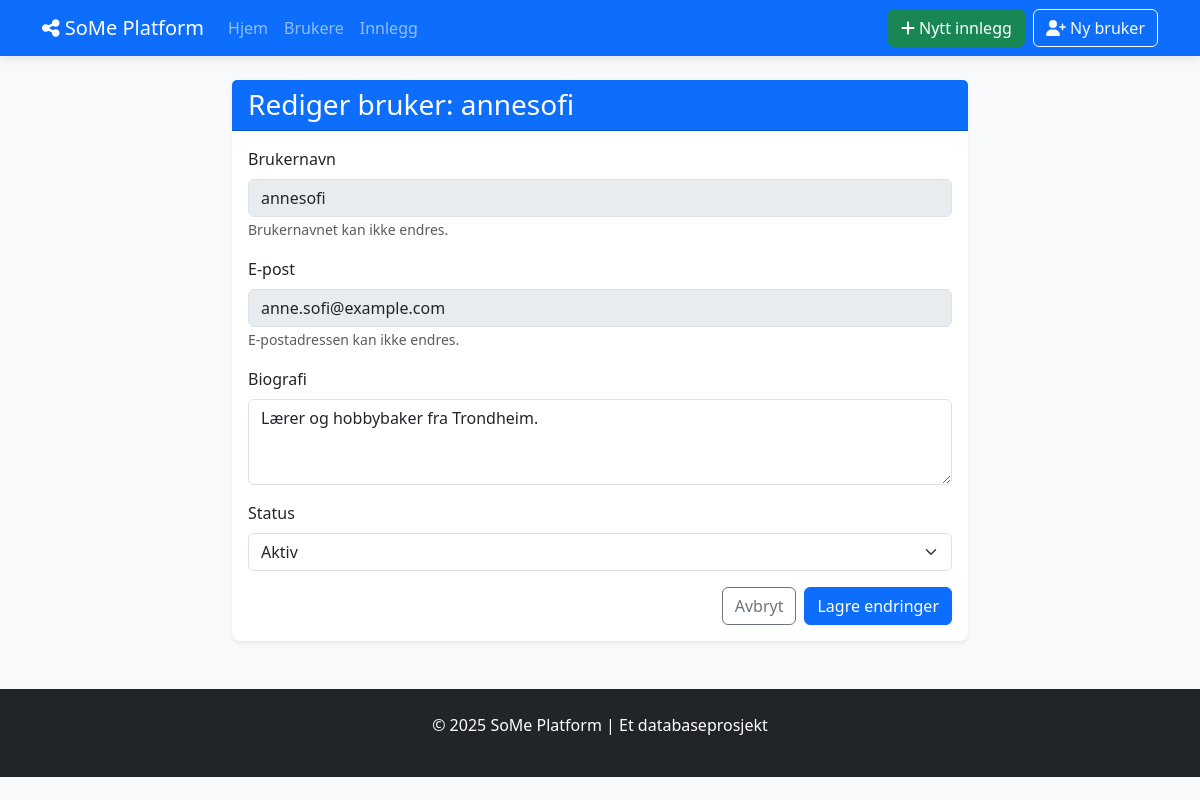
Before: /users/4/edit with the older database file.
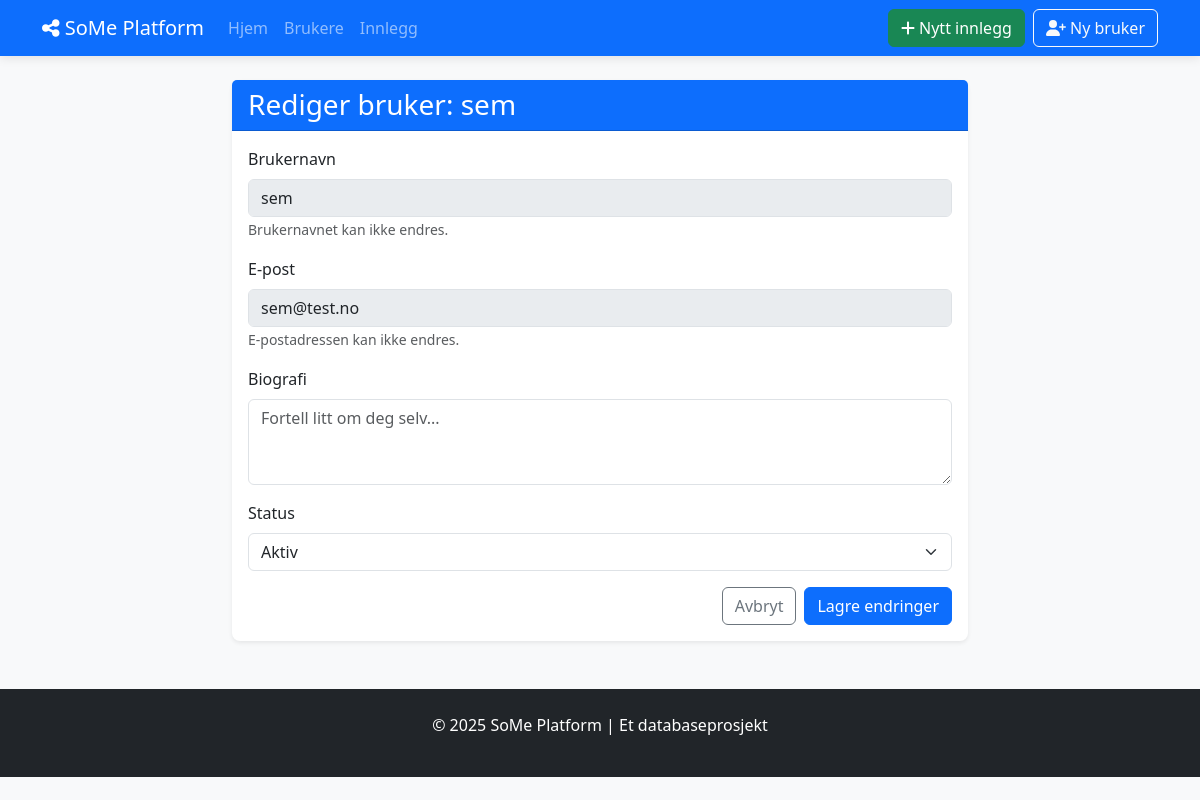
After: the same page with the newer database file.
### tables this page shows
CREATE TABLE BRUKERE (
            bruker_id INTEGER PRIMARY KEY AUTOINCREMENT,
            brukernavn TEXT NOT NULL UNIQUE,
            epost TEXT NOT NULL UNIQUE,
            passord_hash TEXT NOT NULL,
            profilbilde TEXT,
            bio TEXT,
            registrerings_dato DATE NOT NULL DEFAULT CURRENT_DATE,
            fødselsdato DATE,
            status TEXT DEFAULT 'aktiv'
        );

### social_media_app/app.py (the view)
@app.route('/users/<int:user_id>/edit', methods=['GET'])
def show_edit_user(user_id):
    with Database() as db:
        user = db.fetchone("SELECT * FROM BRUKERE WHERE bruker_id = ?", (user_id,))
        user = format_date_fields(user, ['registrerings_dato', 'fødselsdato'])
    if user:
        return render_template('users/edit.html', user=user)
    flash('User not found', 'danger')
    return redirect(url_for('list_users'))

### social_media_app/app.py (called while the page is built)
def format_date_fields(item, date_fields=None):
    if not item:
        return None
    if not isinstance(item, dict):
        item = dict(item)
    if date_fields:
        for field in date_fields:
            if field in item and item[field]:
                try:
                    if 'T' in item[field]:  # ISO format
                        item[field] = datetime.fromisoformat(item[field].replace('Z', '+00:00'))
                    else:  # SQLite default format
                        item[field] = datetime.strptime(item[field], '%Y-%m-%d %H:%M:%S')
                except (ValueError, TypeError):
                    try:
                        item[field] = datetime.strptime(item[field], '%Y-%m-%d')
                    except (ValueError, TypeError):
                        pass  # Keep original if parsing fails
    return item

### social_media_app/db_config.py (called while the page is built)
    def __enter__(self):
        return self

    def __exit__(self, exc_type, exc_val, exc_tb):
        self.cursor.close()
        if self.conn:
            self.conn.close()

    def fetchone(self, sql, params=None):
        self.cursor.execute(sql, params or ())
        return self.cursor.fetchone()

### social_media_app/templates/users/edit.html (shortened to what this page needs)
{% extends "base.html" %}
{% block content %}
<div class="row justify-content-center">
    <div class="col-md-8">
        <div class="card shadow-sm">
            <div class="card-header bg-primary text-white">
                <h1 class="h3 mb-0">Rediger bruker: {{ user.brukernavn }}</h1>
            </div>
            <div class="card-body">
                <form action="{{ url_for('edit_user', user_id=user.bruker_id) }}" method="post">
                    <div class="mb-3">
                        <label for="brukernavn" class="form-label">Brukernavn</label>
                        <input type="text" class="form-control" id="brukernavn" value="{{ user.brukernavn }}" disabled>
                        <small class="text-muted">Brukernavnet kan ikke endres.</small>
                    </div>
                    <div class="mb-3">
                        <label for="epost" class="form-label">E-post</label>
                        <input type="email" class="form-control" id="epost" value="{{ user.epost }}" disabled>
                        <small class="text-muted">E-postadressen kan ikke endres.</small>
                    </div>
                    <div class="mb-3">
                        <label for="bio" class="form-label">Biografi</label>
                        <textarea class="form-control" id="bio" name="bio" rows="3"
                                  placeholder="Fortell litt om deg selv...">{{ user.bio or '' }}</textarea>
                    </div>
                    <div class="mb-3">
                        <label for="status" class="form-label">Status</label>
                        <select class="form-select" id="status" name="status">
                            <option value="aktiv" {% if user.status == 'aktiv' %}selected{% endif %}>Aktiv</option>
                        </select>
                    </div>
                    <div class="d-grid gap-2 d-md-flex justify-content-md-end">
                        <a href="{{ url_for('view_user', user_id=user.bruker_id) }}" class="btn btn-outline-secondary">Avbryt</a>
                        <button type="submit" class="btn btn-primary">Lagre endringer</button>
                    </div>
                </form>
            </div>
        </div>
    </div>
</div>
{% endblock %}

Changed rows visible on the page:
changed BRUKERE "Aktiv": brukernavn "annesofi" → "sem"; epost "anne.sofi@example.com" → "sem@test.no"; bio "Lærer og hobbybaker fra Trondheim." → (not shown)
